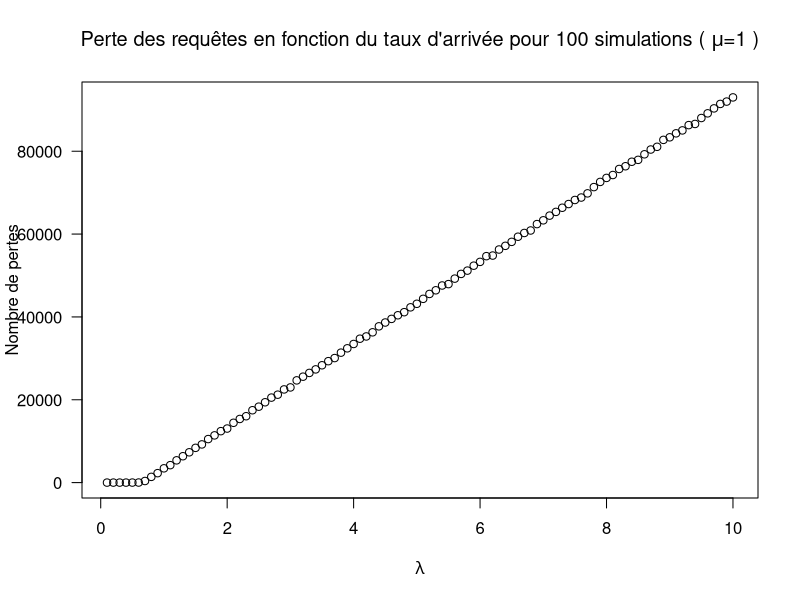
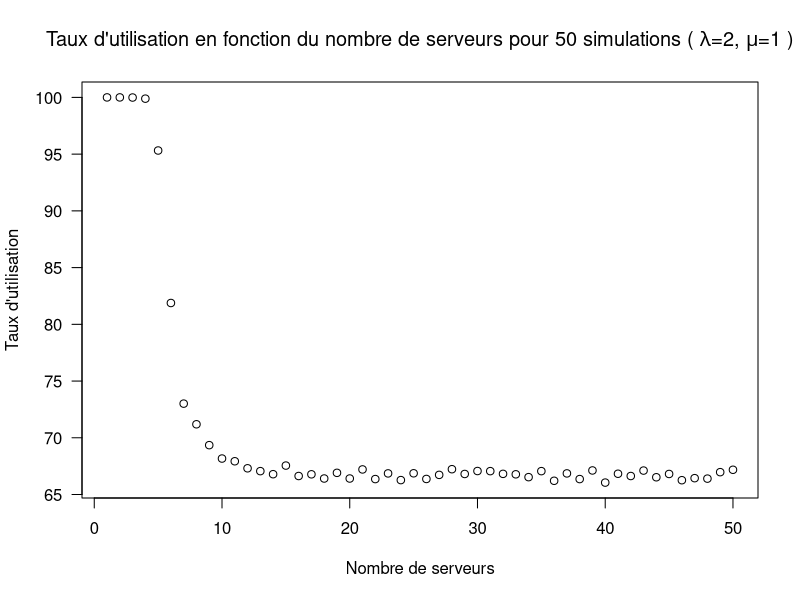
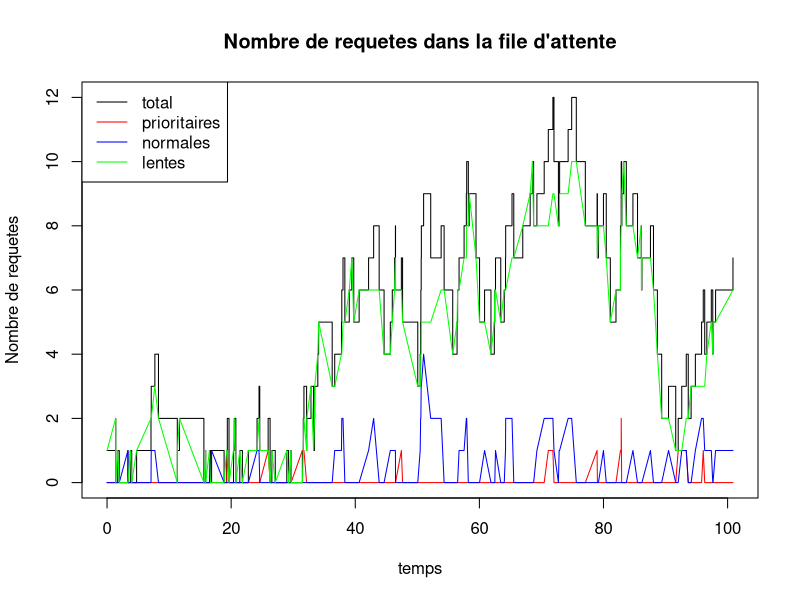

Reproduce these figures in R, in order.
serverSim <- function(duration, ns, lambda, mu, fP, nP, simType, showResults = FALSE){
  # duration: Duration of the simulation
  # lambda: Queries arrival rate
  # mu: Queries service/departure rate
  # fP: Fast queries queue proportion 
  # nP: Normal queries queue proportion
  # nS: Number of servers
  # simType : End of simulation return setting (busy time or lost queries)
  # proportion of slow queries is 1 - (fP + nP)
  
  # DEBUG
  debug   <- FALSE
  
  # time vars
  endTime   = duration   # duration of simulation
  currentTime <- 0      # simulation time
  
  # simulation parameters
  # we will be using an exponential distribution for incoming and departing queries
  queue             <- 0        # query queue
  fQ                <- 0        # fast queue
  nQ                <- 0        # normal queue
  sQ                <- 0        # slow queue
  
  N                 <- 150      # total query queue(s) capacity
  nextArrival       <- 0        # time for the next query arrival (reception)
  nextDeparture     <- endTime  # time for the next query departure (service)
  
  totalArrivals     <- 0        # total number of received queries
  totalFA           <- 0        # total number of fast received queries
  totalNA           <- 0        # total number of normal received queries
  totalSA           <- 0        # total number of slow received queries
  
  totalDepartures   <- 0        # total number of serviced queries
  totalFD           <- 0        # total number of fast serviced queries
  totalND           <- 0        # total number of normal serviced queries
  totalSD           <- 0        # total number of slow serviced queries
  
  busyTime          <- 0        # total time servicing queries
  
  timeStep          <- 1
  timeState         <- 0
  mQState           <- 0
  fQState           <- 0
  nQState           <- 0
  sQState           <- 0
  
  if(nS < 1){
    return(cat("Le nombre de serveur ne peut pas être nul.\n"))
  }
  while (currentTime < endTime){
    # Query arrival
    if (nextArrival < nextDeparture || queue == 0){
      if (debug){
        print("[DEBUG] NEW QUERY ADDED [DEBUG]")
      }
      # Determining query type using proportions
      queryType = runif(1)
      if (queryType < fP){
        fQ = fQ + 1
        totalFA = totalFA + 1
      } else if (queryType < fP + nP){
        nQ = nQ + 1
        totalNA = totalNA + 1
      } else {
        sQ = sQ + 1
        totalSA = totalSA + 1
      }
      # Adding a new query, regardless of its type, and calculating its arrival time
      queue = fQ + nQ + sQ
      totalArrivals = totalArrivals + 1
      currentTime = nextArrival    
      # Predermining the next query's arrival time    
      nextArrival = currentTime + rexp(1, lambda)
      if (queue == 1){
        # Only query in queue is directly serviced
        if (debug){
          print("[DEBUG] SERVICING ONLY QUERY IN QUEUE [DEBUG]")
        }
        nextDeparture = currentTime + rexp(1, mu)
        lastBusyTime = currentTime
      }
    } else {
      # Queue departure
      # As long as there are more prioritised queries, those will be serviced before moving to the slow queue
      servicedQueries = 1
      while (servicedQueries <= nS && queue > 0){
        # Servicing queries as long as there are any in queue and as many as the servers can handle (number of servers)
        if (fQ > 0){
          fQ = fQ - 1
        } else if (nQ > 0){
          nQ = nQ - 1
        } else {
          sQ = sQ - 1
        }
        queue = fQ + nQ + sQ
        currentTime = nextDeparture
        totalDepartures = totalDepartures + 1
        servicedQueries = servicedQueries + 1
      }
      if (queue > 0 || servicedQueries > 0){
        if (debug){
          print("[DEBUG] SERVICING QUERY [DEBUG]")
        }
        while (servicedQueries > 0 && queue > 0){
          furthestDeparture = currentTime + rexp(1, mu)
          if (furthestDeparture > nextDeparture){
            nextDeparture = furthestDeparture
          }
          servicedQueries = servicedQueries - 1
        }
      } 
      
    }
    if (queue == 0) {
      # Queue is empty, no more queries to service, next service time is moved to the end of the simulation
      nextDeparture = endTime
      busyTime = busyTime + currentTime - lastBusyTime
    }
    
    if(debug){
      cat("busyTime : ", busyTime, "\n")
      cat("lastBusyTime: ", lastBusyTime, "\n")
      cat("Queue status: ", queue, "\n")
    }
    
    if(simType == "queue") { # Si on veut plotter
      timeState[timeStep] = currentTime
      mQState[timeStep] = queue # On combine les vecteurs (total)
      fQState[timeStep] = fQ
      nQState[timeStep] = nQ
      sQState[timeStep] = sQ
      timeStep = timeStep + 1
    }
  }
  busyTime = busyTime + currentTime - lastBusyTime
  
  if (nextDeparture>endTime){
    if (debug){
      print("[DEBUG] SERVICE TIME IS BEYOND THE END [DEBUG]")
    }
    totalDepartures = totalDepartures - 1
  }
  if (busyTime > endTime){
    busyTime = endTime
  }
  busyRate = round(busyTime/endTime, 4)*100
  if (showResults){
    cat('Nombre de requêtes reçues: ', totalArrivals, "\n\t", totalFA," prioritaires\n\t", totalNA," normales\n\t", totalSA," lentes\n")
    cat('Nombre de requêtes traitées: ', totalDepartures, "\n")
    cat('Nombre de requêtes perdues: ', totalArrivals - totalDepartures, "\n")
    # Remaining queries are considered lost queries since simulation ended too early
    cat('Nombre de requêtes restantes à la fin de la simulation: ', queue, "\n")
    cat('Taux d\'utilisation: ', busyRate, "%\n")
  }
  
  if (simType == "busy"){
    return(busyRate)
  } else if (simType == "lostQueries") {
    return(totalArrivals - totalDepartures)
  } else if (simType == "queue"){
    plotSeq = seq(1, timeStep-1)
    plot(timeState, mQState, xlab="temps", ylab="Nombre de requetes",type="s", main="Nombre de requetes dans la file d'attente") # On plote
    points(timeState, fQState, col="red", pch=NA_integer_)
    lines(timeState, fQState, col="red")
    points(timeState, nQState, col="blue", pch=NA_integer_)
    lines(timeState, nQState, col="blue")
    points(timeState, sQState, col="green", pch=NA_integer_)
    lines(timeState, sQState, col="green")
    legend("topleft",legend=c("total","prioritaires","normales","lentes"), col=c("black", "red","blue","green"),lty=c(1,1,1,1), ncol=1)
  }

}

cat("- STARTING SIMULATION -\n")

# Arguments to edit to customize the server simulation
duration = 10^4   # Duration of the simulation
lambda = 1        # Queries arrival rate
mu = 1            # Queries service/departure rate
fP = 0.1          # Fast queries queue proportion 
nP = 0.3          # Normal queries queue proportion
nS = 1            # Number of servers
nSim = 1:100      #



# Lost queries simulation
cat("1 Serveur ; mu = 1\n")

lostQueries = 0
lambda = 0.1
mu = 1
nS = 1
plotSeq = seq(0.1, 10, 0.1)
for (n in nSim){
  lostQueries[n] = serverSim(duration, ns, lambda, mu, fP, nP, "lostQueries")
  lambda = lambda + 0.1
}

plot(plotSeq, lostQueries, main=expression(paste("Perte des requêtes en fonction du taux d'arrivée pour 100 simulations ( ", mu, "=1 )")), xlab=expression(lambda) , ylab = "Nombre de pertes", las=1)

# Busy time/rate simulation
cat("n Serveurs ; lambda = 2 ; mu = 1\n")

nSim = 1:50
busyRate = 0
lambda = 2
mu = 1
nS = 1
plotSeq = seq(1, 50)
for (n in nSim){
  busyRate[n] = serverSim(duration, ns, lambda, mu, fP, nP, "busy")
  nS = nS + 1
}

plot(plotSeq, busyRate, main=expression(paste("Taux d'utilisation en fonction du nombre de serveurs pour 50 simulations ( ",lambda,"=2, ", mu, "=1 )")), xlab="Nombre de serveurs" , ylab = "Taux d'utilisation", las=1)

# Queue proportions simulation
duration = 10^2
lambda = 1
mu = 1
nS = 2
serverSim(duration, ns, lambda, mu, fP, nP, "queue")


# Normal simulation
duration = 10^4
lambda = 1
mu = 1
nS = 2
serverSim(duration, nS, lambda, mu, fP, nP, simType = "", showResults = TRUE)

cat("- SIMULATION ENDED -")





